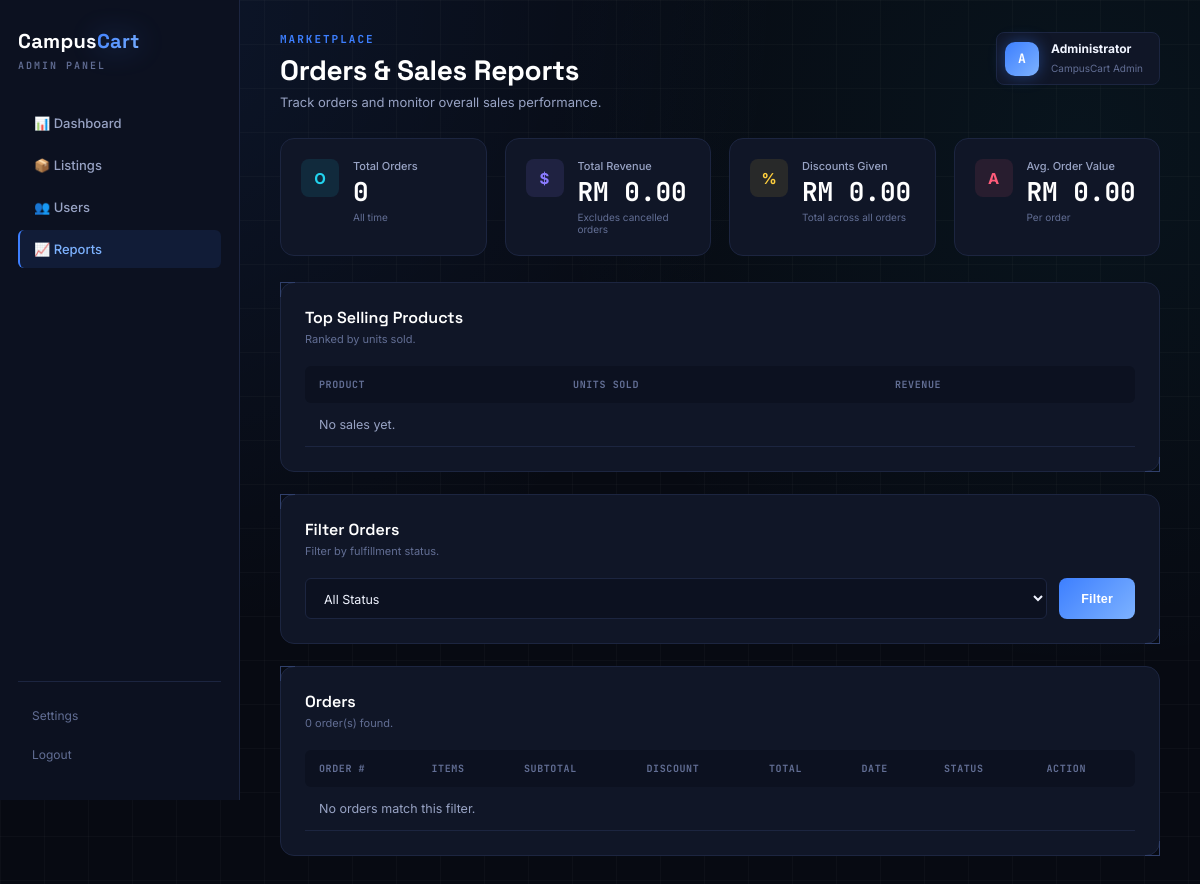
Page /reports (signed in) on the earlier database version.
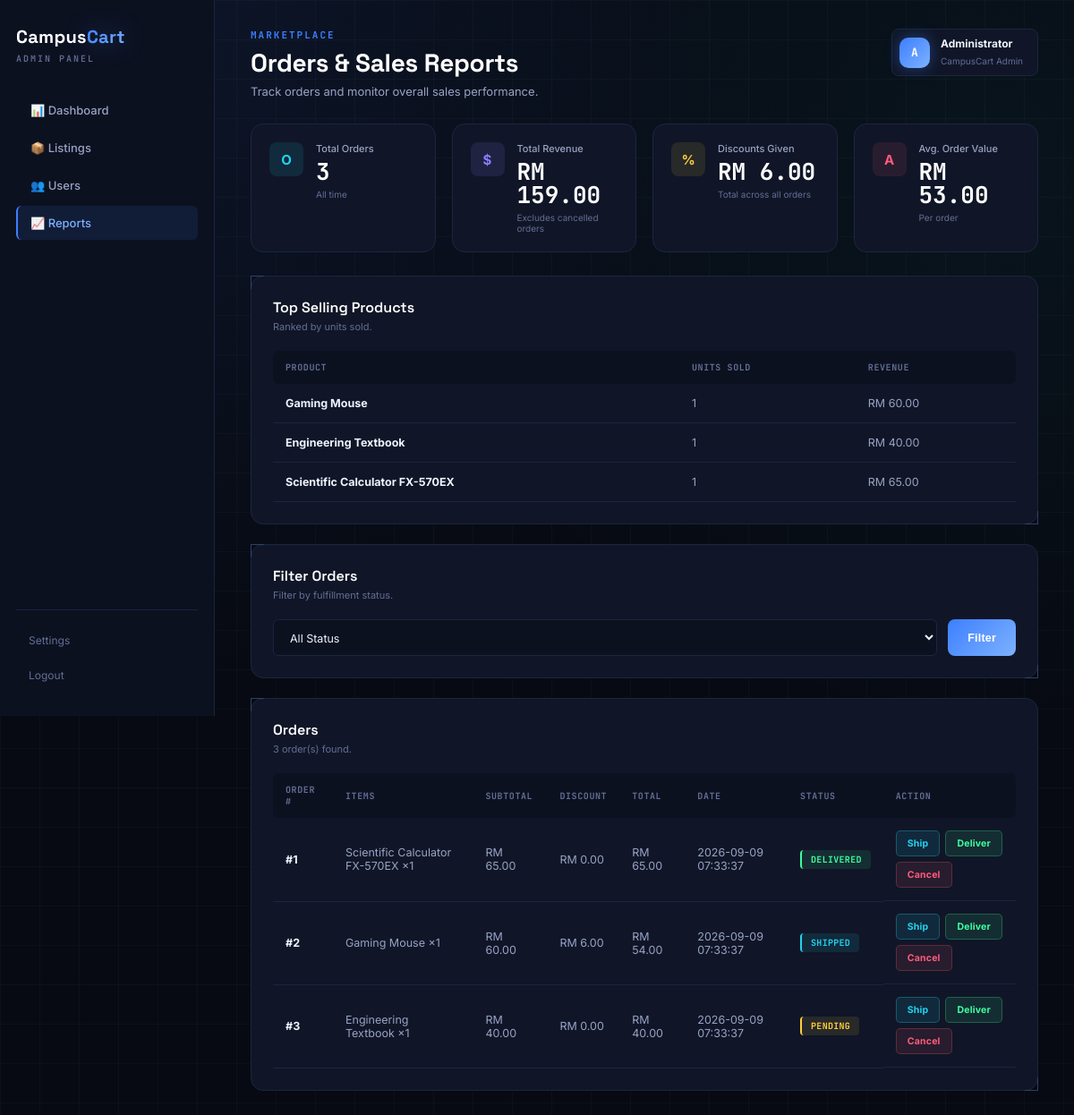
Same page on the later database version.
### tables this page shows
CREATE TABLE products (
        id INTEGER PRIMARY KEY AUTOINCREMENT,
        name TEXT NOT NULL,
        seller TEXT NOT NULL,
        category TEXT NOT NULL,
        price REAL NOT NULL,
        stock INTEGER NOT NULL,
        status TEXT NOT NULL DEFAULT 'Pending'
    );

CREATE TABLE orders (
        id INTEGER PRIMARY KEY AUTOINCREMENT,
        user_id INTEGER NOT NULL,
        subtotal REAL NOT NULL,
        discount REAL NOT NULL DEFAULT 0,
        total REAL NOT NULL,
        status TEXT NOT NULL DEFAULT 'Pending',
        order_date TIMESTAMP DEFAULT CURRENT_TIMESTAMP
    );

CREATE TABLE order_items (
        id INTEGER PRIMARY KEY AUTOINCREMENT,
        order_id INTEGER NOT NULL,
        product_id INTEGER NOT NULL,
        quantity INTEGER NOT NULL,
        price REAL NOT NULL
    );

### app.py (the view)
@app.route("/reports")
@admin_required
def reports():
    status = request.args.get("status", "all")
    orders = admin.get_all_orders(status)
    for order in orders:
        order["line_items"] = admin.get_order_items(order["id"])
    return render_template(
        "reports.html",
        orders=orders,
        selected_status=status,
        sales=admin.get_sales_summary(),
        top_products=admin.get_top_selling_products(),
    )

### admin_functions.py (called while the page is built)
def get_all_orders(status=None):
    connection = get_connection()
    cursor = connection.cursor()
    if status and status.lower() != "all":
        cursor.execute(
            "SELECT * FROM orders WHERE LOWER(status) = LOWER(?) ORDER BY order_date DESC",
            (status,)
        )
    else:
        cursor.execute("SELECT * FROM orders ORDER BY order_date DESC")
    orders = [dict(row) for row in cursor.fetchall()]
    connection.close()
    return orders

def get_order_items(order_id):
    connection = get_connection()
    cursor = connection.cursor()
    cursor.execute("""
        SELECT order_items.*, products.name AS product_name
        FROM order_items
        LEFT JOIN products ON products.id = order_items.product_id
        WHERE order_items.order_id = ?
    """, (order_id,))
    items = [dict(row) for row in cursor.fetchall()]
    connection.close()
    return items

### app.py (called while the page is built)
def admin_required(view):
    @wraps(view)
    def wrapped(*args, **kwargs):
        if session.get('role') != 'admin':
            return redirect(url_for('admin_login'))
        return view(*args, **kwargs)
    return wrapped

### templates/reports.html (shortened to what the changed rows need)
<!DOCTYPE html>
<html lang="en">
<head>
    <link rel="stylesheet" href="{{ url_for('static', filename='admin.css') }}">
</head>
<body>
<aside class="sidebar">
    <h2>Campus<span>Cart</span></h2>
</aside>
<main class="main">
    <header>
        <div>
            <h1>Orders &amp; Sales Reports</h1>
        </div>
    </header>
    <section class="stats">
        <div class="card">
            <div>
                <p>Total Orders</p>
                <h2>{{ sales.total_orders }}</h2>
                <small>All time</small>
            </div>
        </div>
        <div class="card">
            <div>
                <p>Total Revenue</p>
                <h2>RM {{ "%.2f"|format(sales.total_revenue) }}</h2>
                <small>Excludes cancelled orders</small>
            </div>
        </div>
        <div class="card">
            <div>
                <p>Discounts Given</p>
                <h2>RM {{ "%.2f"|format(sales.total_discount_given) }}</h2>
                <small>Total across all orders</small>
            </div>
        </div>
        <div class="card">
            <div>
                <p>Avg. Order Value</p>
                <h2>RM {{ "%.2f"|format(sales.average_order_value) }}</h2>
                <small>Per order</small>
            </div>
        </div>
    </section>
    <section class="panel">
        <div class="table-container">
            <table>
                <thead>
                    <tr>
                        <th>Product</th>
                        <th>Units Sold</th>
                        <th>Revenue</th>
                    </tr>
                </thead>
                <tbody>
                    {% for p in top_products %}
                    <tr>
                        <td><strong>{{ p.name }}</strong></td>
                        <td>{{ p.units_sold }}</td>
                        <td>RM {{ "%.2f"|format(p.revenue) }}</td>
                    </tr>
                    {% else %}
                    <tr><td colspan="3">No sales yet.</td></tr>
                    {% endfor %}
                </tbody>
            </table>
        </div>
    </section>
    <section class="panel">
        <div class="panel-title">
            <div>
                <h3>Orders</h3>
                <p>{{ orders|length }} order(s) found.</p>
            </div>
        </div>
        <div class="table-container">
            <table>
                <thead>
                    <tr>
                        <th>Order #</th>
                        <th>Items</th>
                        <th>Subtotal</th>
                        <th>Discount</th>
                        <th>Total</th>
                        <th>Date</th>
                        <th>Status</th>
                        <th>Action</th>
                    </tr>
                </thead>
                <tbody>
                    {% for order in orders %}
                    <tr>
                        <td><strong>#{{ order.id }}</strong></td>
                        <td>
                            {% for item in order.line_items %}
                                {{ item.product_name or 'Deleted product' }} &times;{{ item.quantity }}{% if not loop.last %}, {% endif %}
                            {% else %}
                                —
                            {% endfor %}
                        </td>
                        <td>RM {{ "%.2f"|format(order.subtotal) }}</td>
                        <td>RM {{ "%.2f"|format(order.discount) }}</td>
                        <td>RM {{ "%.2f"|format(order.total) }}</td>
                        <td>{{ order.order_date }}</td>
                        <td>
                            <span class="status {{ order.status|lower }}">
                                {{ order.status }}
                            </span>
                        </td>
                        <td class="action-cell">
                            <a href="{{ url_for('update_order_status', order_id=order.id, status='Shipped') }}" class="view-btn">Ship</a>
                            <a href="{{ url_for('update_order_status', order_id=order.id, status='Delivered') }}" class="approve-btn">Deliver</a>
                            <a href="{{ url_for('update_order_status', order_id=order.id, status='Cancelled') }}" class="reject-btn">Cancel</a>
                        </td>
                    </tr>
                    {% else %}
                    <tr><td colspan="8">No orders match this filter.</td></tr>
                    {% endfor %}
                </tbody>
            </table>
        </div>
    </section>
</main>
</body>
</html>

Differences in the rows shown:
added products: name "Gaming Mouse", units_sold "1", revenue "60.00"
added products: name "Engineering Textbook", units_sold "1", revenue "40.00"
added products: name "Scientific Calculator FX-570EX", units_sold "1", revenue "65.00"
added orders: id "1", subtotal "65.00", discount "0.00", total "65.00", order_date "2026-09-09 07:33:37", status "DELIVERED"
added order_items: name "Scientific Calculator FX-570EX", quantity "1"
added orders: id "2", subtotal "60.00", discount "6.00", total "54.00", order_date "2026-09-09 07:33:37", status "SHIPPED"
added order_items: name "Gaming Mouse", quantity "1", shown under "2"
added orders: id "3", subtotal "40.00", discount "0.00", total "40.00", order_date "2026-09-09 07:33:37", status "PENDING"
added order_items: name "Engineering Textbook", quantity "1", shown under "3"
Other differences:
{{ sales.total_orders }}: "0" → "3"
{{ "%.2f"|format(sales.total_revenue) }}: "0.00" → "159.00"
{{ "%.2f"|format(sales.total_discount_given) }}: "0.00" → "6.00"
{{ "%.2f"|format(sales.average_order_value) }}: "0.00" → "53.00"
{{ orders|length }}: "0" → "3"
text no longer shown: "No sales yet. No orders match this filter."
